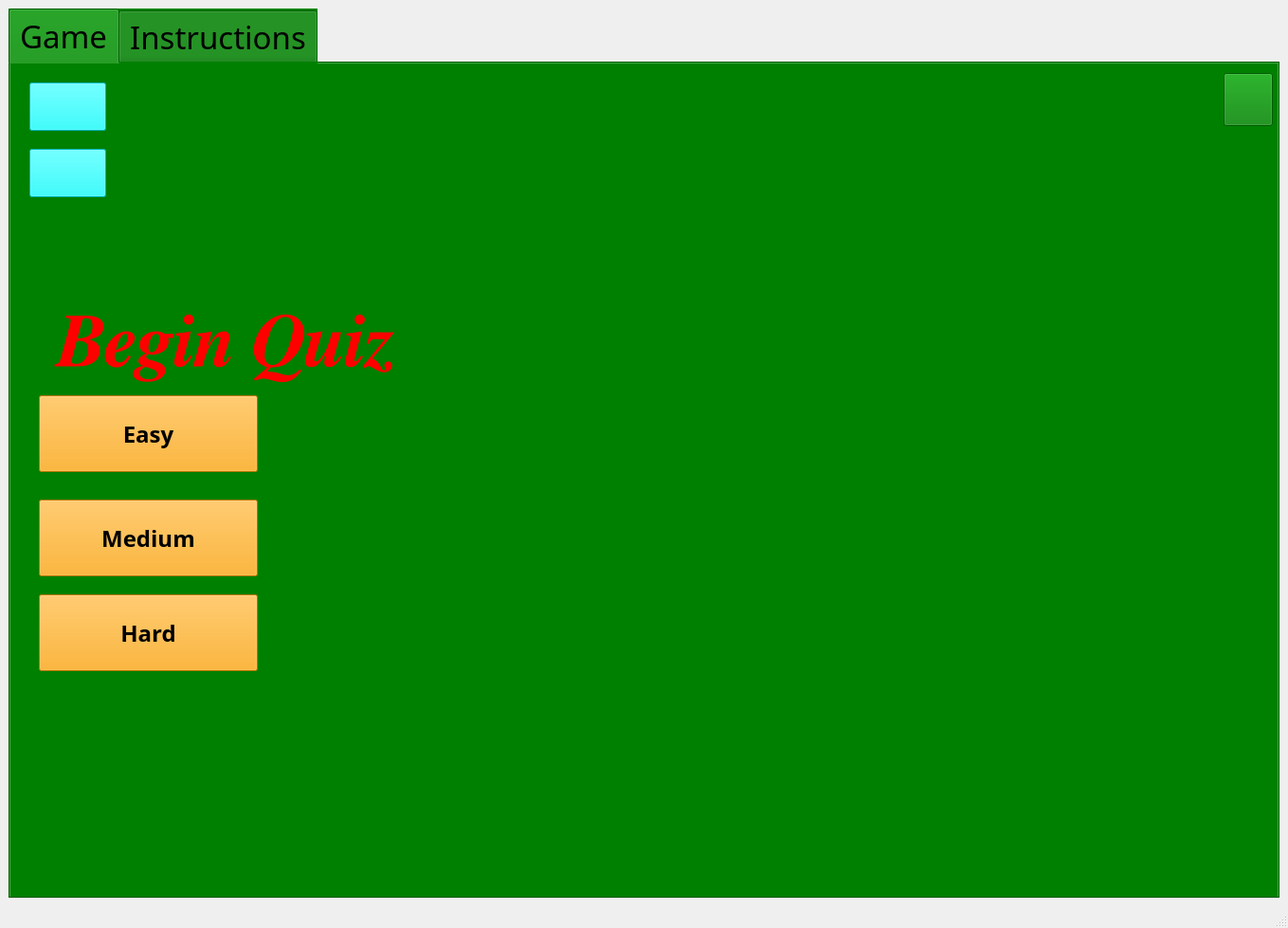
<?xml version="1.0" encoding="UTF-8"?>
<ui version="4.0">
 <class>MainWindow</class>
 <widget class="QMainWindow" name="MainWindow">
  <property name="geometry">
   <rect>
    <x>0</x>
    <y>0</y>
    <width>1359</width>
    <height>979</height>
   </rect>
  </property>
  <property name="windowTitle">
   <string>MainWindow</string>
  </property>
  <property name="styleSheet">
   <string notr="true"/>
  </property>
  <widget class="QWidget" name="centralwidget">
   <layout class="QGridLayout" name="gridLayout">
    <item row="0" column="0">
     <widget class="QTabWidget" name="tabWidget">
      <property name="font">
       <font>
        <family>Dyuthi</family>
        <pointsize>25</pointsize>
        <italic>false</italic>
       </font>
      </property>
      <property name="styleSheet">
       <string notr="true">background:green</string>
      </property>
      <property name="currentIndex">
       <number>0</number>
      </property>
      <widget class="QWidget" name="tab">
       <attribute name="title">
        <string>Game</string>
       </attribute>
       <widget class="QPushButton" name="hardButton">
        <property name="geometry">
         <rect>
          <x>30</x>
          <y>560</y>
          <width>231</width>
          <height>81</height>
         </rect>
        </property>
        <property name="font">
         <font>
          <family>Tlwg Typewriter</family>
          <pointsize>18</pointsize>
          <italic>false</italic>
          <bold>true</bold>
         </font>
        </property>
        <property name="styleSheet">
         <string notr="true">background:orange</string>
        </property>
        <property name="text">
         <string>Hard</string>
        </property>
       </widget>
       <widget class="QPushButton" name="mediumButton">
        <property name="geometry">
         <rect>
          <x>30</x>
          <y>460</y>
          <width>231</width>
          <height>81</height>
         </rect>
        </property>
        <property name="font">
         <font>
          <family>Tlwg Typewriter</family>
          <pointsize>18</pointsize>
          <italic>false</italic>
          <bold>true</bold>
         </font>
        </property>
        <property name="styleSheet">
         <string notr="true">background:orange</string>
        </property>
        <property name="text">
         <string>Medium</string>
        </property>
       </widget>
       <widget class="QPushButton" name="easyButton">
        <property name="geometry">
         <rect>
          <x>30</x>
          <y>350</y>
          <width>231</width>
          <height>81</height>
         </rect>
        </property>
        <property name="font">
         <font>
          <family>Tlwg Typewriter</family>
          <pointsize>18</pointsize>
          <italic>false</italic>
          <bold>true</bold>
         </font>
        </property>
        <property name="styleSheet">
         <string notr="true">background:orange</string>
        </property>
        <property name="text">
         <string>Easy</string>
        </property>
       </widget>
       <widget class="QLabel" name="promptLabel">
        <property name="geometry">
         <rect>
          <x>0</x>
          <y>250</y>
          <width>451</width>
          <height>91</height>
         </rect>
        </property>
        <property name="font">
         <font>
          <family>FreeSerif</family>
          <pointsize>60</pointsize>
          <italic>true</italic>
          <bold>true</bold>
         </font>
        </property>
        <property name="styleSheet">
         <string notr="true">color:red</string>
        </property>
        <property name="text">
         <string>Begin Quiz</string>
        </property>
        <property name="alignment">
         <set>Qt::AlignCenter</set>
        </property>
       </widget>
       <widget class="QPushButton" name="musicButton">
        <property name="geometry">
         <rect>
          <x>20</x>
          <y>90</y>
          <width>81</width>
          <height>51</height>
         </rect>
        </property>
        <property name="styleSheet">
         <string notr="true">background:cyan</string>
        </property>
        <property name="text">
         <string/>
        </property>
        <property name="icon">
         <iconset resource="pictures/Sounds.qrc">
          <normaloff>:/sounds/musical-note-symbol.ico</normaloff>:/sounds/musical-note-symbol.ico</iconset>
        </property>
        <property name="iconSize">
         <size>
          <width>50</width>
          <height>40</height>
         </size>
        </property>
       </widget>
       <widget class="QPushButton" name="soundButton">
        <property name="geometry">
         <rect>
          <x>20</x>
          <y>20</y>
          <width>81</width>
          <height>51</height>
         </rect>
        </property>
        <property name="styleSheet">
         <string notr="true">background:cyan</string>
        </property>
        <property name="text">
         <string/>
        </property>
        <property name="icon">
         <iconset theme="audio-volume-high"/>
        </property>
        <property name="iconSize">
         <size>
          <width>70</width>
          <height>60</height>
         </size>
        </property>
       </widget>
       <widget class="QLabel" name="label_2">
        <property name="geometry">
         <rect>
          <x>190</x>
          <y>40</y>
          <width>791</width>
          <height>171</height>
         </rect>
        </property>
        <property name="text">
         <string/>
        </property>
        <property name="pixmap">
         <pixmap resource="Resources.qrc">:/pictures/pictures/name.png</pixmap>
        </property>
       </widget>
       <widget class="QPushButton" name="quitBtn">
        <property name="geometry">
         <rect>
          <x>1280</x>
          <y>10</y>
          <width>52</width>
          <height>56</height>
         </rect>
        </property>
        <property name="text">
         <string/>
        </property>
        <property name="icon">
         <iconset resource="pictures/Sounds.qrc">
          <normaloff>:/sounds/power-button.ico</normaloff>:/sounds/power-button.ico</iconset>
        </property>
        <property name="iconSize">
         <size>
          <width>40</width>
          <height>50</height>
         </size>
        </property>
       </widget>
      </widget>
      <widget class="QWidget" name="tab_2">
       <attribute name="title">
        <string>Instructions</string>
       </attribute>
       <widget class="QLabel" name="instructionImage">
        <property name="geometry">
         <rect>
          <x>0</x>
          <y>0</y>
          <width>1021</width>
          <height>871</height>
         </rect>
        </property>
        <property name="text">
         <string/>
        </property>
        <property name="pixmap">
         <pixmap resource="Resources.qrc">:/pictures/pictures/instructionImage.png</pixmap>
        </property>
       </widget>
       <widget class="QTextBrowser" name="textBrowser">
        <property name="geometry">
         <rect>
          <x>70</x>
          <y>10</y>
          <width>1151</width>
          <height>861</height>
         </rect>
        </property>
        <property name="font">
         <font>
          <family>Z003</family>
          <pointsize>11</pointsize>
          <italic>true</italic>
         </font>
        </property>
        <property name="styleSheet">
         <string notr="true">background:transparent</string>
        </property>
        <property name="html">
         <string>&lt;!DOCTYPE HTML PUBLIC &quot;-//W3C//DTD HTML 4.0//EN&quot; &quot;http://www.w3.org/TR/REC-html40/strict.dtd&quot;&gt;
&lt;html&gt;&lt;head&gt;&lt;meta name=&quot;qrichtext&quot; content=&quot;1&quot; /&gt;&lt;meta charset=&quot;utf-8&quot; /&gt;&lt;style type=&quot;text/css&quot;&gt;
p, li { white-space: pre-wrap; }
hr { height: 1px; border-width: 0; }
li.unchecked::marker { content: &quot;\2610&quot;; }
li.checked::marker { content: &quot;\2612&quot;; }
&lt;/style&gt;&lt;/head&gt;&lt;body style=&quot; font-family:'Z003'; font-size:11pt; font-weight:400; font-style:italic;&quot;&gt;
&lt;p align=&quot;center&quot; style=&quot; margin-top:12px; margin-bottom:12px; margin-left:0px; margin-right:0px; -qt-block-indent:0; text-indent:0px;&quot;&gt;&lt;span style=&quot; font-family:'Ubuntu'; font-size:20pt; font-weight:600; font-style:normal; text-decoration: underline; color:#ffffff;&quot;&gt;Instructions:&lt;/span&gt;&lt;/p&gt;
&lt;p align=&quot;center&quot; style=&quot; margin-top:12px; margin-bottom:12px; margin-left:0px; margin-right:0px; -qt-block-indent:0; text-indent:0px;&quot;&gt;&lt;span style=&quot; font-family:'Ubuntu'; font-size:20pt; font-weight:600; font-style:normal; color:#ffffff;&quot;&gt;Welcome to Espioquest! Race against the clock as you answer 10 questions per level to uncover the secrets of Dunhaven Castle. Use your wits and speed to overcome challenges. Can you become the ultimate CipherMaster?&lt;/span&gt;&lt;/p&gt;
&lt;p align=&quot;center&quot; style=&quot; margin-top:12px; margin-bottom:12px; margin-left:0px; margin-right:0px; -qt-block-indent:0; text-indent:0px;&quot;&gt;&lt;span style=&quot; font-family:'Ubuntu'; font-size:20pt; font-weight:600; font-style:normal; text-decoration: underline; color:#ffffff;&quot;&gt;Objective: &lt;/span&gt;&lt;/p&gt;
&lt;p align=&quot;center&quot; style=&quot; margin-top:12px; margin-bottom:12px; margin-left:0px; margin-right:0px; -qt-block-indent:0; text-indent:0px;&quot;&gt;&lt;span style=&quot; font-family:'Ubuntu'; font-size:20pt; font-weight:600; font-style:normal; color:#ffffff;&quot;&gt;Answer 10 questions per level while racing against the clock to unlock the secrets of the Emerald Cipher.&lt;/span&gt;&lt;/p&gt;
&lt;p align=&quot;center&quot; style=&quot; margin-top:12px; margin-bottom:12px; margin-left:0px; margin-right:0px; -qt-block-indent:0; text-indent:0px;&quot;&gt;&lt;span style=&quot; font-family:'Ubuntu'; font-size:20pt; font-weight:600; font-style:normal; text-decoration: underline; color:#ffffff;&quot;&gt;Gameplay:&lt;/span&gt;&lt;/p&gt;
&lt;ul style=&quot;margin-top: 0px; margin-bottom: 0px; margin-left: 0px; margin-right: 0px; -qt-list-indent: 1;&quot;&gt;
&lt;li style=&quot; font-family:'Ubuntu'; font-size:20pt; font-weight:600; font-style:normal; color:#ffffff;&quot; align=&quot;center&quot; style=&quot; margin-top:12px; margin-bottom:0px; margin-left:0px; margin-right:0px; -qt-block-indent:0; text-indent:0px;&quot;&gt;Answer questions quickly and accurately to progress through levels.&lt;/li&gt;
&lt;li style=&quot; font-family:'Ubuntu'; font-size:20pt; font-weight:600; font-style:normal; color:#ffffff;&quot; align=&quot;center&quot; style=&quot; margin-top:0px; margin-bottom:0px; margin-left:0px; margin-right:0px; -qt-block-indent:0; text-indent:0px;&quot;&gt;Use hints strategically to overcome challenging&lt;span style=&quot; color:#000000;&quot;&gt; &lt;/span&gt;puzzles.&lt;/li&gt;&lt;/ul&gt;
&lt;p align=&quot;center&quot; style=&quot; margin-top:12px; margin-bottom:12px; margin-left:0px; margin-right:0px; -qt-block-indent:0; text-indent:0px;&quot;&gt;&lt;span style=&quot; font-family:'Ubuntu'; font-size:20pt; font-weight:600; font-style:normal; text-decoration: underline; color:#ffffff;&quot;&gt;Controls:&lt;/span&gt;&lt;/p&gt;
&lt;ul style=&quot;margin-top: 0px; margin-bottom: 0px; margin-left: 0px; margin-right: 0px; -qt-list-indent: 1;&quot;&gt;
&lt;li style=&quot; font-family:'Ubuntu'; font-size:20pt; font-weight:600; font-style:normal; color:#ffffff;&quot; align=&quot;center&quot; style=&quot; margin-top:12px; margin-bottom:0px; margin-left:0px; margin-right:0px; -qt-block-indent:0; text-indent:0px;&quot;&gt;Use your mouse or keyboard to select answers and interact with the game interface.&lt;/li&gt;
&lt;li style=&quot; font-family:'Ubuntu'; font-size:20pt; font-weight:600; font-style:normal; color:#ffffff;&quot; align=&quot;center&quot; style=&quot; margin-top:0px; margin-bottom:12px; margin-left:0px; margin-right:0px; -qt-block-indent:0; text-indent:0px;&quot;&gt;Click on the hint button for assistance with questions or puzzles.&lt;/li&gt;&lt;/ul&gt;
&lt;p align=&quot;center&quot; style=&quot; margin-top:12px; margin-bottom:12px; margin-left:0px; margin-right:0px; -qt-block-indent:0; text-indent:0px;&quot;&gt;&lt;span style=&quot; font-family:'Ubuntu'; font-size:20pt; font-weight:600; font-style:normal; text-decoration: underline; color:#ffffff;&quot;&gt;Scoring:&lt;/span&gt;&lt;/p&gt;
&lt;ul style=&quot;margin-top: 0px; margin-bottom: 0px; margin-left: 0px; margin-right: 0px; -qt-list-indent: 1;&quot;&gt;
&lt;li style=&quot; font-family:'Ubuntu'; font-size:20pt; font-weight:600; font-style:normal; color:#ffffff;&quot; align=&quot;center&quot; style=&quot; margin-top:12px; margin-bottom:0px; margin-left:0px; margin-right:0px; -qt-block-indent:0; text-indent:0px;&quot;&gt;Earn points for correct answers and bonus points for completing levels quickly.&lt;/li&gt;&lt;/ul&gt;
&lt;p align=&quot;center&quot; style=&quot; margin-top:12px; margin-bottom:12px; margin-left:0px; margin-right:0px; -qt-block-indent:0; text-indent:0px;&quot;&gt;&lt;span style=&quot; font-family:'Ubuntu'; font-size:20pt; font-weight:600; font-style:normal; color:#ffffff;&quot;&gt;Good luck, Agent! The fate of the Emerald Cipher is in your hands!&lt;/span&gt;&lt;/p&gt;&lt;/body&gt;&lt;/html&gt;</string>
        </property>
       </widget>
      </widget>
     </widget>
    </item>
   </layout>
  </widget>
  <widget class="QMenuBar" name="menubar">
   <property name="geometry">
    <rect>
     <x>0</x>
     <y>0</y>
     <width>1359</width>
     <height>21</height>
    </rect>
   </property>
  </widget>
  <widget class="QStatusBar" name="statusbar"/>
 </widget>
 <resources>
  <include location="pictures/Sounds.qrc"/>
  <include location="Resources.qrc"/>
 </resources>
 <connections/>
</ui>
